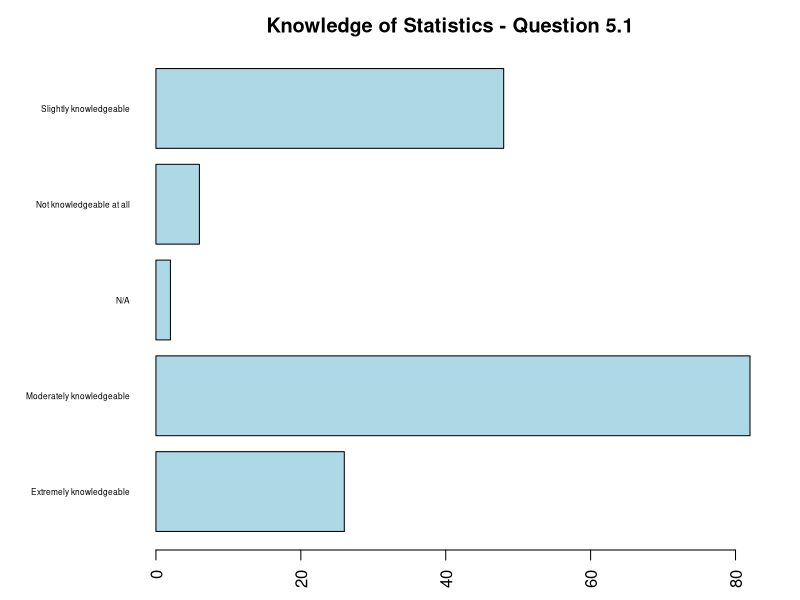
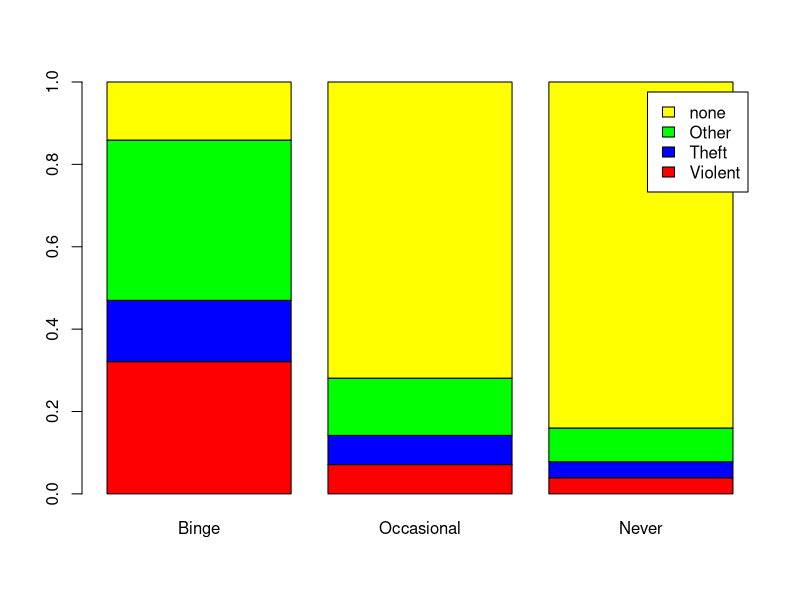
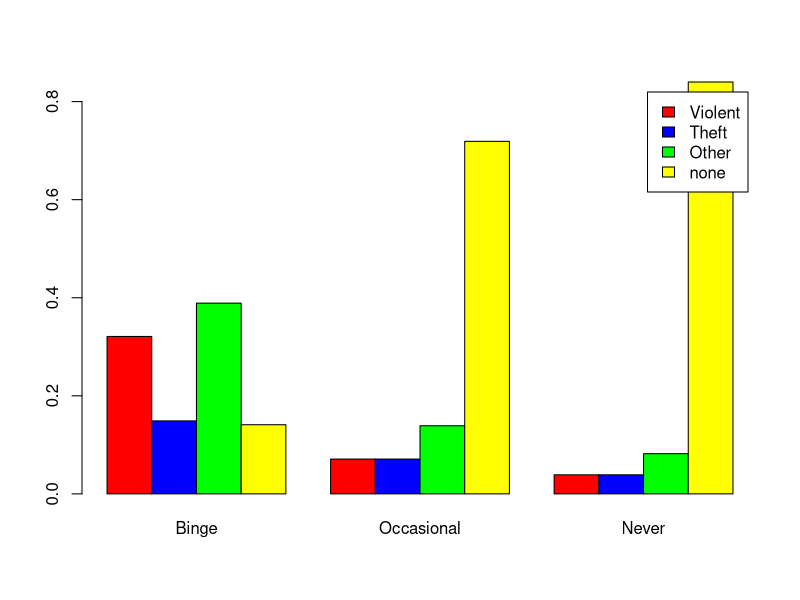
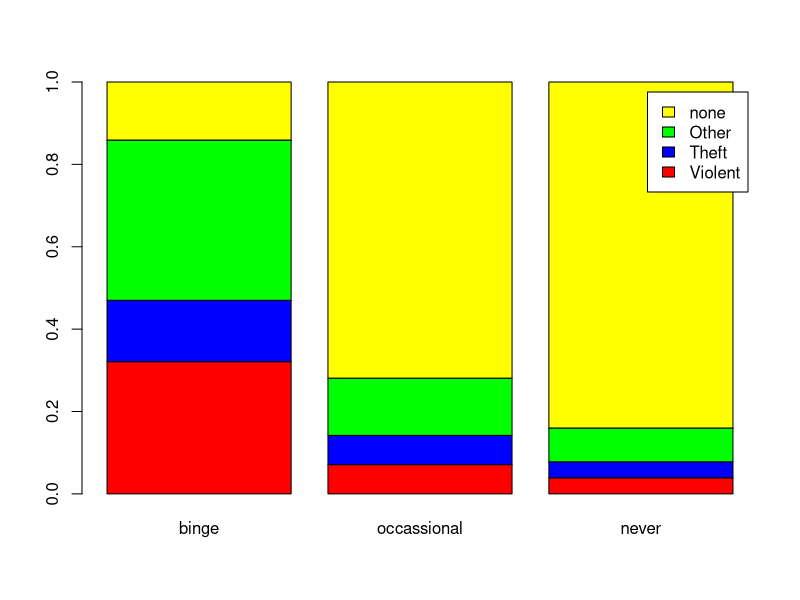
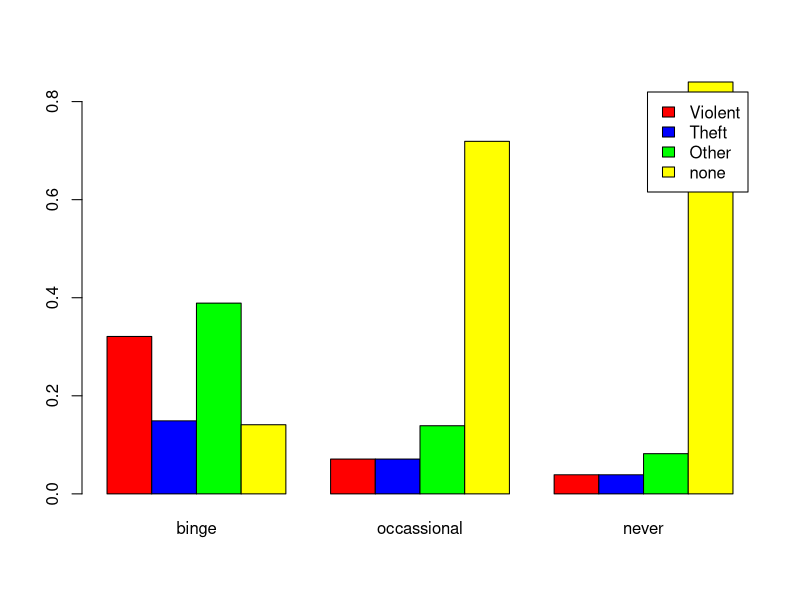

Source code (R) for these figures, in order: (Note: this script raises an error after producing the figures.)
library(sqldf)
library(dplyr)

# Barplot Code --------------------------------------------
 
survey <- read.csv("informatics_survey.csv", stringsAsFactors = FALSE)

# What happens if we don't set the stringsAsFactors argument?
q <- data.frame(survey$Q5_1, stringsAsFactors = FALSE)

colnames(q) <- c("response")

q <- subset(q, response != "")
q <- q[q$response != "",]

cnts <- table(q)

opar <- par(no.readonly = TRUE)
par(mai = c(.5, 1.5, .5, .5))
 
barplot(cnts, 
        horiz = TRUE, 
        col   = 'lightblue',
        las   = 2,
        main  = "Knowledge of Statistics - Question 5.1",
        cex.names = 0.5)

par(opar)
 
# Grouped & Stacked Barplot code -----------------------------

crime <- read.csv("drink_crime.csv", stringsAsFactors = FALSE)

# Data must be presented as a matrix or vector for stacked or grouped barplots.

barplot(as.matrix(crime[, c(2:4)]), 
        legend = crime[, 1],
           col = c("red","blue","green","yellow"))

barplot(as.matrix(crime[, c(2:4)]), 
        legend = crime[, 1],
           col = c("red","blue","green","yellow"),
        beside = TRUE)

lgnd        <- crime$Crime
binge       <- crime$Binge
occassional <- crime$Occasional
never       <- crime$Never
cnts        <- data.frame(binge, occassional, never)

barplot(as.matrix(cnts),
        legend = lgnd,
        col = c("red","blue","green","yellow"))

barplot(as.matrix(cnts),
        legend = lgnd,
        col = c("red","blue","green","yellow"),
        beside = TRUE )

# Pie Chart code --------------------------------------------
survey <- read.csv("informatics_survey.csv", stringsAsFactors = FALSE)

# You can write a select statement with new column names.
tmp <- sqldf("select q3 as department, count(q3) as total from survey where q3 != ' ' group by q3")

# Or, you can execute a simple select and rename the variables afterwards.
tmp <- sqldf("select q3, count(q3) from survey where q3 != ' ' group by q3")

# Rename the columns -- department & department count.
colnames(tmp)  <- c("dept","dept_cnt")

# Add new column for academic group (HUM Humanities, SCI Sciences, SOC, Social Sciences, MED Medical)
tmp$acad_grp <- ""                       

# Set the new acad_grp column, using fix().  What happens if you use edit()?
fix(tmp)                                   

# Save a backup copy of the modified dataframe.
write.csv(tmp, file = "tmp.csv")          

# Create a new dataframe of the two columns needed for the pie chart. 
temp <- data.frame(tmp$acad_grp, tmp$dept_cnt, stringsAsFactors = FALSE)
colnames(temp) <- c("acad_grp","dept_cnt")

# Group rows by academic group and then sum dept_cnt for each academic group.
grp_by <- group_by(temp, acad_grp)            
slices <- summarize(grp_by, grp_tot = sum(dept_cnt))     

# Calculate percentages, round to two digits, and then create labels.
slices$grp_pct <- (slices$grp_tot / sum(slices$grp_tot))
slices$grp_pct <- round(slices$grp_pct, 2) * 100
slices$lbl     <- paste(slices$acad_grp, " ", slices$grp_pct, "%", sep = "")
 
# And finally, generate the pie chart.
pie(slices$grp_pct, labels = slices$lbl, main = "Participation by Academic Area") 

# We can accomplish the same thing with the pipe operator.
slices <- group_by(temp, acad_grp) %>% summarize(grp_tot = sum(dept_cnt))

# Code to make the slice labels more descriptive.
slices$acad_grp[1] <- "Humanities"
slices$acad_grp[2] <- "Health Sciences"
slices$acad_grp[3] <- "Sciences"
slices$acad_grp[4] <- "Social Sciences"
slices$acad_grp[5] <- "Unknown"

pie(slices$grp_tot, labels = slices$acad_grp, main = "Pie Chart (Pipe)") 

# Histogram code ---------------------------------------------

opar <- par(no.readonly = TRUE)

par(mfrow = c(3, 1))

own <- read.delim("home_ownership.txt", sep = "\t", stringsAsFactors = FALSE)

hist(own$pct_1985, 
     main = "1985", 
     col  = "lightblue",
     ylim = c(0, 27),
     xlab = "Home Ownership %")

hist(own$pct_1996, 
     main = "1996", 
     col  = "lightblue",
     ylim = c(0, 27),
     xlab = "Home Ownership %")

hist(own$pct_2002, 
     main = "2002", 
     col  = "lightblue",
     ylim = c(0, 27),
     xlab = "Home Ownership %")

par(opar)

# Boxplot code -----------------------------------------------

own <- read.delim("home_ownership.txt", sep = "\t", stringsAsFactors = FALSE)

boxplot(own$pct_1985, 
        own$pct_1996, 
        own$pct_2002, 
        notch = TRUE,
        ylab  = "Home Ownership %",
        main  = "Home Ownership in the United States",
        names = c("1985","1996","2002"))

# Stem & Leaf plot ------------------------------------------

ozone <- read.csv("ozone.csv", stringsAsFactors = FALSE)

x <- ozone[c(0:79),]

# The scale argument must equal 2 or the function only prints even numbers.
stem(x, scale = 2) 


# Scatter plot ------------------------------------------
money <- read.delim("money_supply.txt", sep = "\t", stringsAsFactors = FALSE)

plot(money$m2, money$m3, xlab = "M2 (Trillions)", ylab = "M3 (Trillions)")

# Now, fit a regression model and plot the line.
fit <- lm(money$m3 ~ money$m2, data = money)

abline(fit, col = "blue")
